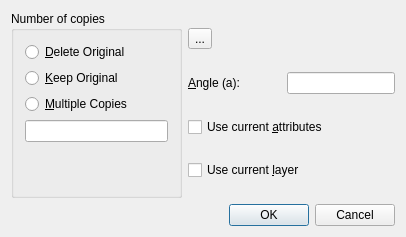
<?xml version="1.0" encoding="UTF-8"?>
<ui version="4.0">
 <class>QG_DlgMoveRotate</class>
 <widget class="QDialog" name="QG_DlgMoveRotate">
  <property name="geometry">
   <rect>
    <x>0</x>
    <y>0</y>
    <width>406</width>
    <height>237</height>
   </rect>
  </property>
  <property name="sizePolicy">
   <sizepolicy hsizetype="Minimum" vsizetype="Minimum">
    <horstretch>0</horstretch>
    <verstretch>0</verstretch>
   </sizepolicy>
  </property>
  <property name="minimumSize">
   <size>
    <width>300</width>
    <height>190</height>
   </size>
  </property>
  <property name="windowTitle">
   <string>Move/Rotate Options</string>
  </property>
  <layout class="QGridLayout">
   <item row="1" column="0" colspan="2">
    <widget class="QDialogButtonBox" name="buttonBox">
     <property name="standardButtons">
      <set>QDialogButtonBox::Cancel|QDialogButtonBox::Ok</set>
     </property>
    </widget>
   </item>
   <item row="0" column="1">
    <layout class="QVBoxLayout">
     <item>
      <widget class="QToolButton" name="toolButton">
       <property name="text">
        <string>...</string>
       </property>
       <property name="icon">
        <iconset resource="../../../res/extui/extui.qrc">
         <normaloff>:/extui/dlgmodifymoverotate.png</normaloff>:/extui/dlgmodifymoverotate.png</iconset>
       </property>
       <property name="iconSize">
        <size>
         <width>80</width>
         <height>80</height>
        </size>
       </property>
       <property name="shortcut">
        <string>Ctrl+S</string>
       </property>
      </widget>
     </item>
     <item>
      <layout class="QHBoxLayout">
       <item>
        <widget class="QLabel" name="lAngle">
         <property name="text">
          <string>&amp;Angle (a):</string>
         </property>
         <property name="wordWrap">
          <bool>false</bool>
         </property>
         <property name="buddy">
          <cstring>leAngle</cstring>
         </property>
        </widget>
       </item>
       <item>
        <spacer name="spacer13">
         <property name="orientation">
          <enum>Qt::Horizontal</enum>
         </property>
         <property name="sizeType">
          <enum>QSizePolicy::Expanding</enum>
         </property>
         <property name="sizeHint" stdset="0">
          <size>
           <width>41</width>
           <height>20</height>
          </size>
         </property>
        </spacer>
       </item>
       <item>
        <widget class="QLineEdit" name="leAngle"/>
       </item>
      </layout>
     </item>
     <item>
      <widget class="QCheckBox" name="cbCurrentAttributes">
       <property name="text">
        <string>Use current &amp;attributes</string>
       </property>
      </widget>
     </item>
     <item>
      <widget class="QCheckBox" name="cbCurrentLayer">
       <property name="text">
        <string>Use current &amp;layer</string>
       </property>
      </widget>
     </item>
    </layout>
   </item>
   <item row="0" column="0">
    <widget class="QGroupBox" name="bgNumber">
     <property name="title">
      <string>Number of copies</string>
     </property>
     <layout class="QVBoxLayout">
      <item>
       <widget class="QRadioButton" name="rbMove">
        <property name="sizePolicy">
         <sizepolicy hsizetype="Minimum" vsizetype="Preferred">
          <horstretch>0</horstretch>
          <verstretch>0</verstretch>
         </sizepolicy>
        </property>
        <property name="minimumSize">
         <size>
          <width>0</width>
          <height>18</height>
         </size>
        </property>
        <property name="text">
         <string>&amp;Delete Original</string>
        </property>
       </widget>
      </item>
      <item>
       <widget class="QRadioButton" name="rbCopy">
        <property name="sizePolicy">
         <sizepolicy hsizetype="Minimum" vsizetype="Preferred">
          <horstretch>0</horstretch>
          <verstretch>0</verstretch>
         </sizepolicy>
        </property>
        <property name="minimumSize">
         <size>
          <width>0</width>
          <height>18</height>
         </size>
        </property>
        <property name="text">
         <string>&amp;Keep Original</string>
        </property>
       </widget>
      </item>
      <item>
       <widget class="QRadioButton" name="rbMultiCopy">
        <property name="sizePolicy">
         <sizepolicy hsizetype="Minimum" vsizetype="Preferred">
          <horstretch>0</horstretch>
          <verstretch>0</verstretch>
         </sizepolicy>
        </property>
        <property name="minimumSize">
         <size>
          <width>0</width>
          <height>18</height>
         </size>
        </property>
        <property name="text">
         <string>&amp;Multiple Copies</string>
        </property>
       </widget>
      </item>
      <item>
       <widget class="QLineEdit" name="leNumber"/>
      </item>
      <item>
       <spacer name="spacer7">
        <property name="orientation">
         <enum>Qt::Vertical</enum>
        </property>
        <property name="sizeType">
         <enum>QSizePolicy::Expanding</enum>
        </property>
        <property name="sizeHint" stdset="0">
         <size>
          <width>20</width>
          <height>21</height>
         </size>
        </property>
       </spacer>
      </item>
     </layout>
    </widget>
   </item>
  </layout>
 </widget>
 <layoutdefault spacing="6" margin="11"/>
 <tabstops>
  <tabstop>rbMove</tabstop>
  <tabstop>rbCopy</tabstop>
  <tabstop>rbMultiCopy</tabstop>
  <tabstop>leNumber</tabstop>
  <tabstop>leAngle</tabstop>
  <tabstop>cbCurrentAttributes</tabstop>
  <tabstop>cbCurrentLayer</tabstop>
 </tabstops>
 <resources>
  <include location="../../../res/extui/extui.qrc"/>
 </resources>
 <connections>
  <connection>
   <sender>rbMove</sender>
   <signal>toggled(bool)</signal>
   <receiver>leNumber</receiver>
   <slot>setDisabled(bool)</slot>
   <hints>
    <hint type="sourcelabel">
     <x>20</x>
     <y>20</y>
    </hint>
    <hint type="destinationlabel">
     <x>20</x>
     <y>20</y>
    </hint>
   </hints>
  </connection>
  <connection>
   <sender>rbCopy</sender>
   <signal>toggled(bool)</signal>
   <receiver>leNumber</receiver>
   <slot>setDisabled(bool)</slot>
   <hints>
    <hint type="sourcelabel">
     <x>20</x>
     <y>20</y>
    </hint>
    <hint type="destinationlabel">
     <x>20</x>
     <y>20</y>
    </hint>
   </hints>
  </connection>
  <connection>
   <sender>rbMultiCopy</sender>
   <signal>toggled(bool)</signal>
   <receiver>leNumber</receiver>
   <slot>setEnabled(bool)</slot>
   <hints>
    <hint type="sourcelabel">
     <x>20</x>
     <y>20</y>
    </hint>
    <hint type="destinationlabel">
     <x>20</x>
     <y>20</y>
    </hint>
   </hints>
  </connection>
  <connection>
   <sender>buttonBox</sender>
   <signal>accepted()</signal>
   <receiver>QG_DlgMoveRotate</receiver>
   <slot>accept()</slot>
   <hints>
    <hint type="sourcelabel">
     <x>202</x>
     <y>220</y>
    </hint>
    <hint type="destinationlabel">
     <x>20</x>
     <y>20</y>
    </hint>
   </hints>
  </connection>
  <connection>
   <sender>buttonBox</sender>
   <signal>rejected()</signal>
   <receiver>QG_DlgMoveRotate</receiver>
   <slot>reject()</slot>
   <hints>
    <hint type="sourcelabel">
     <x>202</x>
     <y>220</y>
    </hint>
    <hint type="destinationlabel">
     <x>20</x>
     <y>20</y>
    </hint>
   </hints>
  </connection>
 </connections>
</ui>
